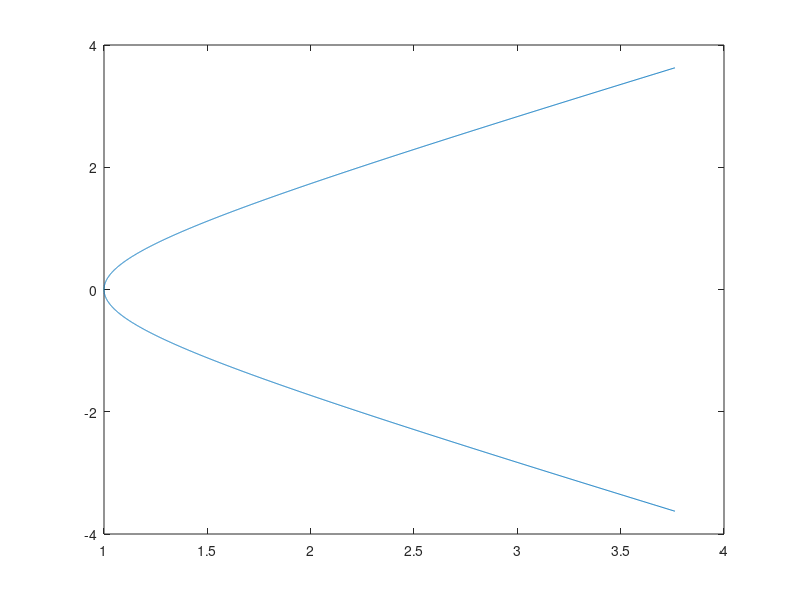

Write the MATLAB code that produced this figure. (Note: this script raises an error after producing the figure.)
close all
clc 
clear all

x=-2:0.001:2;

plot(cosh(x), sinh(x))


hold on

h2=[cosh(x) sinh(x)]

r3=[cos(pi/4) sin(pi/4);-sin(pi/4) cos(pi/4)]

h=r3*h2;


plot(h(:,1),h(:,2),'--');

axis equal